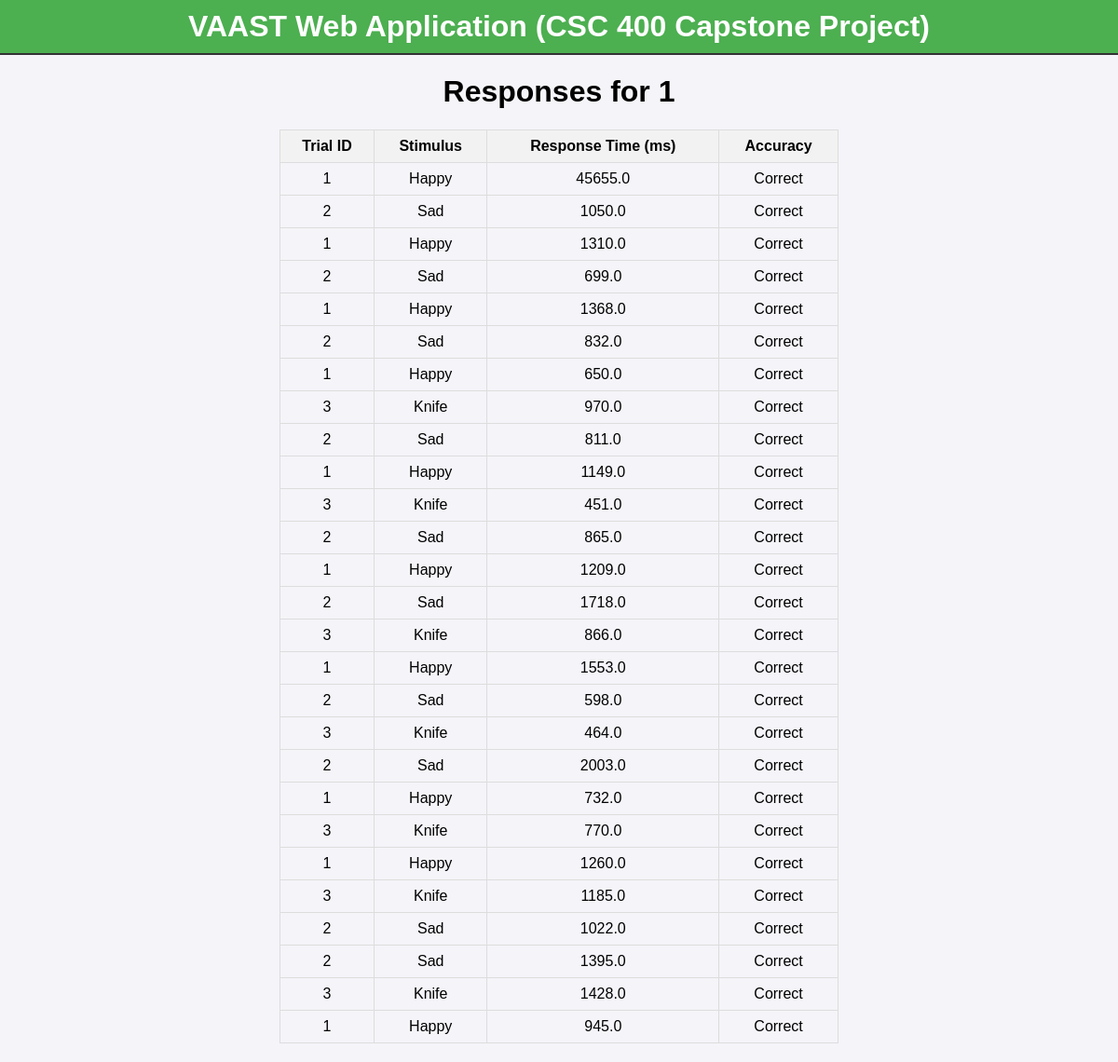
/researcher/responses/1/ (signed in), run on the app's committed database.
### vaast_app/models.py (models this page shows, shortened)
class Participant(models.Model):
    subject_id = models.CharField(max_length=100, unique=True)
    extra_metadata = models.CharField(max_length=255, blank=True, null=True)
    created_at = models.DateTimeField(auto_now_add=True)
    updated_at = models.DateTimeField(auto_now=True)

class Response(models.Model):
    participant = models.ForeignKey(Participant, on_delete=models.CASCADE)
    trial = models.ForeignKey(Trial, on_delete=models.CASCADE)
    response_time = models.FloatField()  # e.g., response time in ms
    accuracy = models.IntegerField()  # 1 = correct, 0 = incorrect

class Trial(models.Model):
    block_order = models.IntegerField()  # e.g., 1 = compatible first, 2 = incompatible first
    block_name = models.CharField(max_length=50)
    stimuli = models.CharField(max_length=255)
    valence = models.IntegerField()  # e.g., 1 = positive, 2 = negative
    random_fixation = models.IntegerField()  # e.g., random fixation time in ms
    movement = models.IntegerField()  # e.g., 1 = approach, 2 = avoidance

### vaast_app/views.py (the view)
# urls.py: path('researcher/responses/<int:participant_id>/', list_responses, name='list_responses'),
@login_required
def list_responses(request, participant_id):
    participant = get_object_or_404(Participant, id=participant_id)
    responses = Response.objects.filter(participant=participant)
    return render(request, 'list_responses.html', {'participant': participant, 'responses': responses})

### vaast_app/templates/list_responses.html (shortened to what this page needs)
{% extends "base.html" %}
{% block content %}
<div class="content">
    <h1>Responses for {{ participant.subject_id }}</h1>
    <table style="width: 100%; border-collapse: collapse; margin: 20px 0;">
        <thead>
            <tr style="background-color: #f2f2f2;">
                <th style="padding: 8px; border: 1px solid #ddd;">Trial ID</th>
                <th style="padding: 8px; border: 1px solid #ddd;">Stimulus</th>
                <th style="padding: 8px; border: 1px solid #ddd;">Response Time (ms)</th>
                <th style="padding: 8px; border: 1px solid #ddd;">Accuracy</th>
            </tr>
        </thead>
        <tbody>
            {% for response in responses %}
            <tr>
                <td style="padding: 8px; border: 1px solid #ddd;">{{ response.trial.id }}</td>
                <td style="padding: 8px; border: 1px solid #ddd;">{{ response.trial.stimuli }}</td>
                <td style="padding: 8px; border: 1px solid #ddd;">{{ response.response_time }}</td>
                <td style="padding: 8px; border: 1px solid #ddd;">{{ response.accuracy|yesno:"Correct,Incorrect" }}</td>
            </tr>
            {% endfor %}
        </tbody>
    </table>
</div>
{% endblock %}

### static/css/style.css (style rules this page uses)
body { font-family: Arial, sans-serif; margin: 0; padding: 0; background-color: #f4f4f9; }
.content { max-width: 600px; margin: auto; text-align: center; }

### data on the page
Participant: subject_id "1"
Response: trial.id "1", trial.stimuli "Happy", response_time "45655.0", accuracy "Correct"
Response: trial.id "2", trial.stimuli "Sad", response_time "1050.0", accuracy "Correct"
Response: trial.id "1", trial.stimuli "Happy", response_time "1310.0", accuracy "Correct"
Response: trial.id "2", trial.stimuli "Sad", response_time "699.0", accuracy "Correct"
Response: trial.id "1", trial.stimuli "Happy", response_time "1368.0", accuracy "Correct"
Response: trial.id "2", trial.stimuli "Sad", response_time "832.0", accuracy "Correct"
Response: trial.id "1", trial.stimuli "Happy", response_time "650.0", accuracy "Correct"
Response: trial.id "3", trial.stimuli "Knife", response_time "970.0", accuracy "Correct"
Response: trial.id "2", trial.stimuli "Sad", response_time "811.0", accuracy "Correct"
Response: trial.id "1", trial.stimuli "Happy", response_time "1149.0", accuracy "Correct"
Response: trial.id "3", trial.stimuli "Knife", response_time "451.0", accuracy "Correct"
Response: trial.id "2", trial.stimuli "Sad", response_time "865.0", accuracy "Correct"
Response: trial.id "1", trial.stimuli "Happy", response_time "1209.0", accuracy "Correct"
Response: trial.id "2", trial.stimuli "Sad", response_time "1718.0", accuracy "Correct"
Response: trial.id "3", trial.stimuli "Knife", response_time "866.0", accuracy "Correct"
Response: trial.id "1", trial.stimuli "Happy", response_time "1553.0", accuracy "Correct"
Response: trial.id "2", trial.stimuli "Sad", response_time "598.0", accuracy "Correct"
Response: trial.id "3", trial.stimuli "Knife", response_time "464.0", accuracy "Correct"
Response: trial.id "2", trial.stimuli "Sad", response_time "2003.0", accuracy "Correct"
Response: trial.id "1", trial.stimuli "Happy", response_time "732.0", accuracy "Correct"
Response: trial.id "3", trial.stimuli "Knife", response_time "770.0", accuracy "Correct"
Response: trial.id "1", trial.stimuli "Happy", response_time "1260.0", accuracy "Correct"
Response: trial.id "3", trial.stimuli "Knife", response_time "1185.0", accuracy "Correct"
Response: trial.id "2", trial.stimuli "Sad", response_time "1022.0", accuracy "Correct"
Response: trial.id "2", trial.stimuli "Sad", response_time "1395.0", accuracy "Correct"
Response: trial.id "3", trial.stimuli "Knife", response_time "1428.0", accuracy "Correct"
Response: trial.id "1", trial.stimuli "Happy", response_time "945.0", accuracy "Correct"
